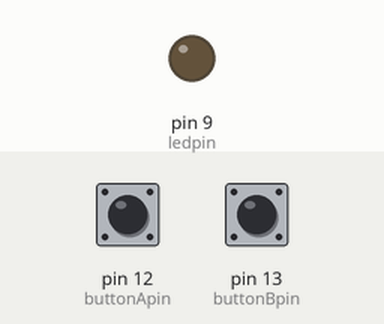
Recording of a sketch running on a simulated Arduino Uno, built with avr-gcc and run on an emulated ATmega328P. On the bench: output pins drawn as LEDs (lit = HIGH). The test bench sets the inputs (shaded band); at power-on: pin 12 (buttonApin) HIGH, pin 13 (buttonBpin) HIGH.

Above: at 1.2 s.
1.3 s: pin 12 (buttonApin) pulled LOW for 0.15 s
At 2.5 s:
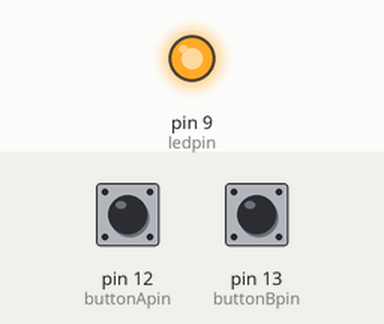
2.9 s: pin 13 (buttonBpin) pulled LOW for 0.15 s
At 3.9 s:
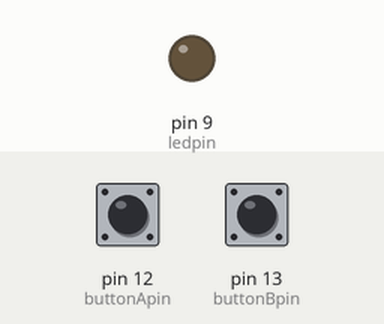
4.5 s: pin 12 (buttonApin) pulled LOW for 1 s
At 5.1 s:
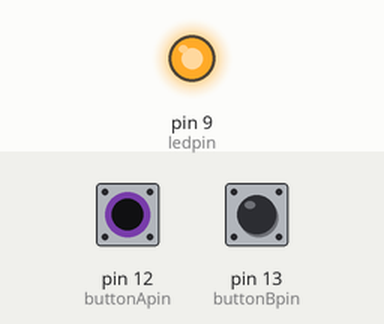
7.0 s: pin 12 (buttonApin) driven LOW and pin 13 (buttonBpin) driven LOW
At 8.2 s:
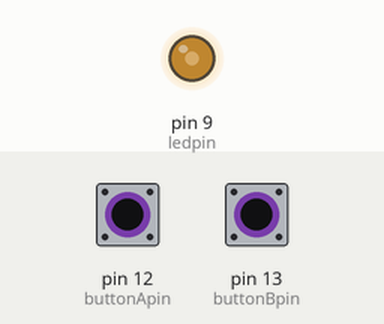
8.5 s: pin 13 (buttonBpin) driven HIGH
At 9.1 s:
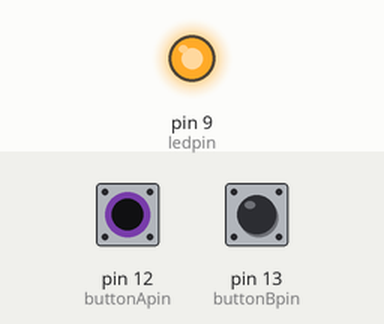
Timing chart, 0 to 11.0 s (numbered marks = the images above; inputs shaded):
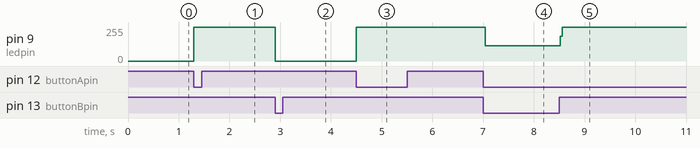

The sketch:

Digital_Inputs.ino
```cpp
int buttonApin = 12;
int buttonBpin = 13;
int ledpin = 9;

void setup()
{
  pinMode(buttonApin, INPUT_PULLUP);
  pinMode(buttonBpin, INPUT_PULLUP);
  pinMode(ledpin, OUTPUT);
}

void loop()
{

  if (digitalRead(buttonApin) == LOW)
  {
    digitalWrite(ledpin, HIGH);
  }

  if (digitalRead(buttonBpin) == LOW)
  {
    digitalWrite(ledpin, LOW);
  }
}
```

Measured:
- after the input at 1.3 s, pin 9 (ledpin): 0/255 → 255/255 at once
- after the input at 2.9 s, pin 9 (ledpin): 255/255 → 0/255 at once
- after the input at 4.5 s, pin 9 (ledpin): 0/255 → 255/255 at once
- after the input at 7.0 s, pin 9 (ledpin): 255/255 → 114/255 at once
- after the input at 8.5 s, pin 9 (ledpin): 114/255 → 255/255 at once
